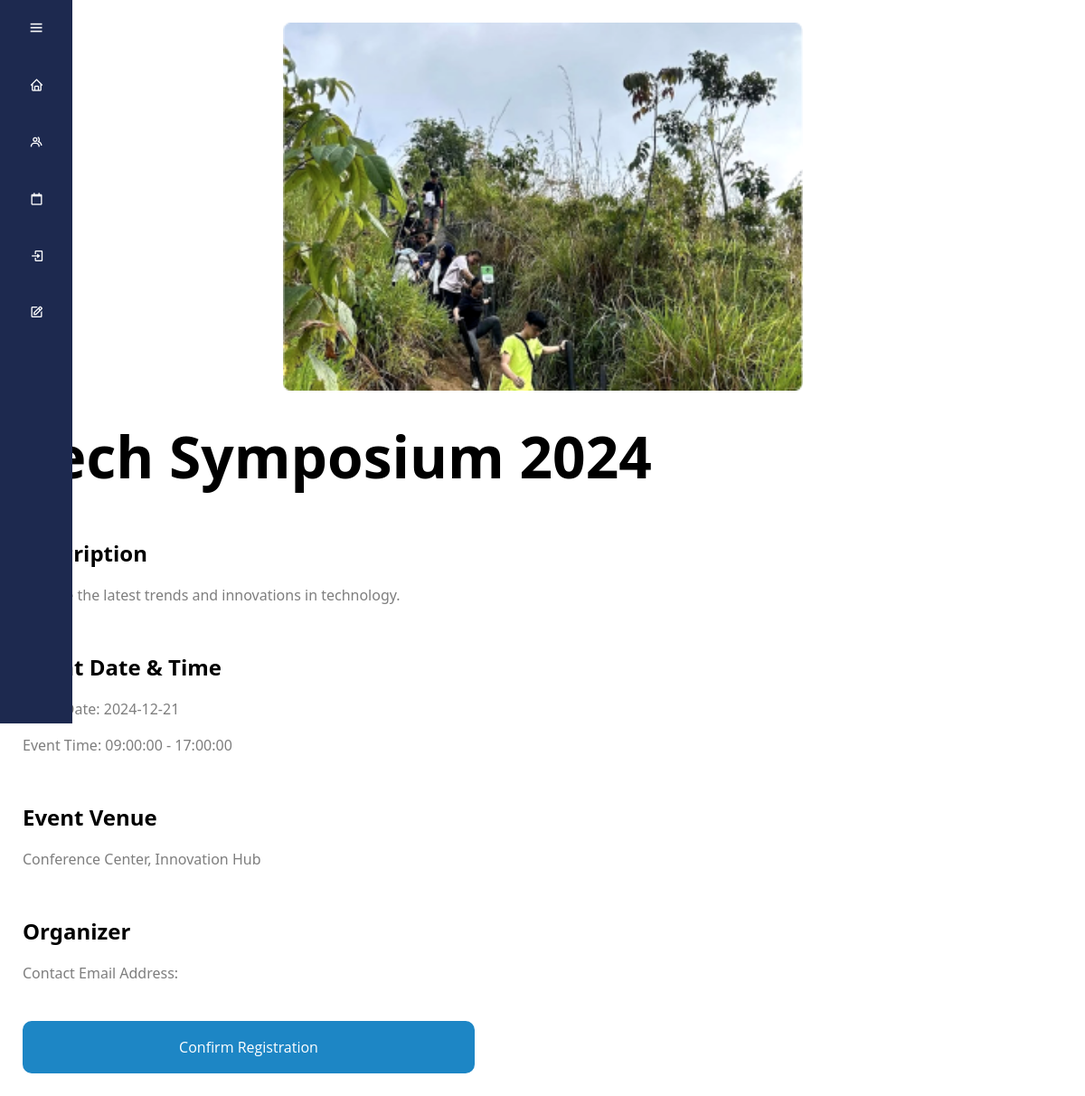
/register_event.php?id=17, run on the app's committed database.
### tables this page shows
CREATE TABLE `events` (
  `id` int(11) NOT NULL,
  `event_title` varchar(255) NOT NULL,
  `event_venue` varchar(255) NOT NULL,
  `start_time` time NOT NULL,
  `end_time` time NOT NULL,
  `start_date` date NOT NULL,
  `end_date` date NOT NULL,
  `event_image_path` varchar(255) DEFAULT NULL,
  `event_description` text NOT NULL,
  `club_id` int(11) NOT NULL,
  `user_id` int(11) DEFAULT NULL
);

### register_event.php (the view, shortened to what this page needs)
<?php
require_once('Part/db_controller.php');
require_once('Part/navbar.php');
if (isset($_GET['id']) && !empty($_GET['id'])) {
    $event_id = $_GET['id'];
    $sql = "SELECT * FROM events WHERE id = $event_id";
    $result = $conn->query($sql);
    if ($result->num_rows > 0) {
        $eventDetails = $result->fetch_assoc();
    } else {
        echo "Event not found";
        exit();
    }
} else {
    echo "No event selected";
    exit();
}
?>
<!DOCTYPE html>
<html lang="en">
<head>
    <link rel="stylesheet" href="style.css">
    <link rel="stylesheet" href="https://stackpath.bootstrapcdn.com/font-awesome/4.7.0/css/font-awesome.min.css">
</head>
<body>
    <div class="page-container">
        <div class="image-container">
            <img src="<?php echo htmlspecialchars($eventDetails["event_image_path"]); ?>" class="image-banner"
                alt="Event Banner">
        </div>
        <div class="single-event-container">
            <h2 class="title"><?php echo $eventDetails["event_title"]; ?></h2>
            <p class="field-name">Description</p>
            <p class="desc"><?php echo $eventDetails["event_description"]; ?></p>
            <p class="field-name">Event Date & Time</p>
            <p class="desc">Event Date: <?php echo $eventDetails["start_date"]; ?></p>
            <p class="desc">Event Time: <?php echo $eventDetails["start_time"] . ' - ' . $eventDetails["end_time"]; ?>
            </p>
            <p class="field-name">Event Venue</p>
            <p class="desc"><?php echo $eventDetails["event_venue"]; ?></p>
            <p class="field-name">Organizer</p>
            <p class="desc">Contact Email Address: <?php echo $eventDetails["contact_email"]; ?></p>
        </div>
        <form method="post" action="" style="all: initial;">
            <button type="submit" class="btn" name="register_event">Confirm Registration</button>
        </form>
    </div>
</body>
</html>

### style.css (style rules this page uses)
* { margin: 0; padding: 0; box-sizing: border-box; font-family: 'Segoe UI', Tahoma, Geneva, Verdana, SansSerif; }
.page-container { max-width: 1300px; margin:auto; padding:25px }
.image-container { display:flex; justify-content: center; }
.image-banner { margin-left:auto; margin-right:auto; width:50% }
.btn { padding: 15px 25px 15px 25px; border-radius: 10px; width: 500px; margin: auto; margin-top: 25px; background-color: #1D86C5; font-family: 'Open Sans', sans-serif; font-size: 16px; font-weight: 400; color: #fff; border: 2px solid #1D86C5; }
form { background-color: white; padding: 20px; margin-top:50px; border-radius: 8px; box-shadow: 0 0 10px rgba(0, 0, 0, 0.1); }
.single-event-container .title { color: black; font-size: 64px; font-weight: 700; margin-top: 35px; margin-bottom: 25px; }
.single-event-container .field-name { color: black; font-size: 24px; font-weight: 700; margin-top: 50px; }
.single-event-container .desc { color: #7E7E7E; font-size: 16px; font-weight: 400; }

### data on the page
events: event_image_path (picture), event_title "Tech Symposium 2024", event_description "Explore the latest trends and innovations in technology.", start_date "2024-12-21", start_time "09:00:00", end_time "17:00:00", event_venue "Conference Center, Innovation Hub"
